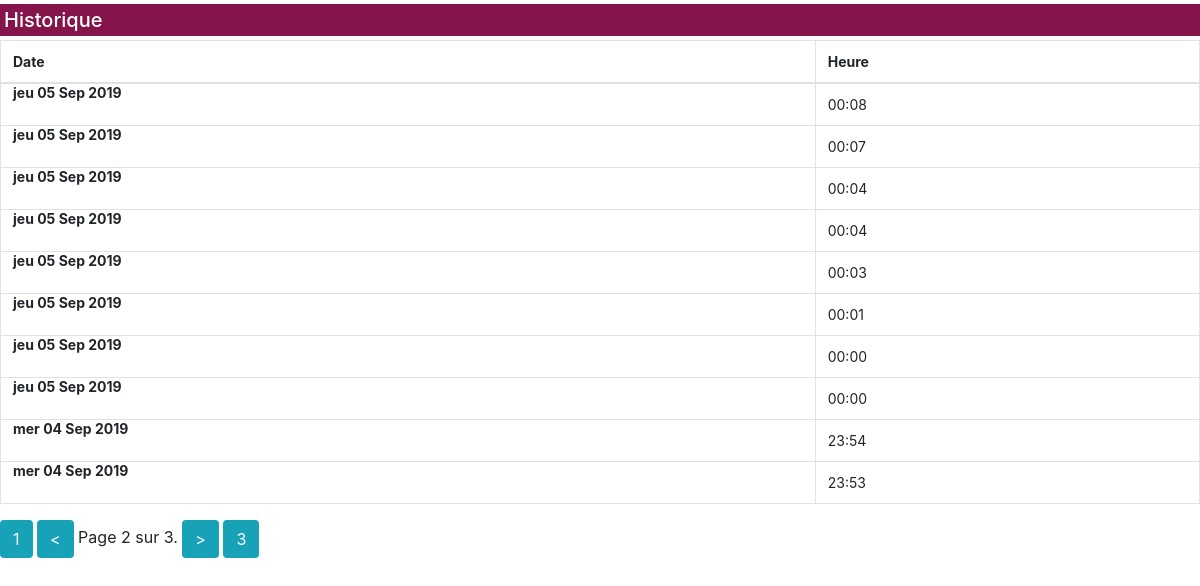
The page /client/historique/1?page=2 on the database its author committed.
### clients/models.py (models this page shows)
class SeanceHistorique(models.Model):
    date_heure=models.DateTimeField(default=datetime.now, blank='true')
    client=models.ForeignKey(Client,on_delete=models.CASCADE,blank='true')

### clients/views.py (the view)
# urls.py: path('historique/<int:id>',GetHistorique,name='historique_page_num'),
def GetHistorique(request,id):
    client=Client.objects.get(id=id)
    historique_list=SeanceHistorique.objects.filter(client=client).order_by('-date_heure')
    paginator = Paginator(historique_list, 10) # Show 25 clients per page
    page = request.GET.get('page')
    historiques = paginator.get_page(page)
    return render(request,'clients/historique_client.html',{'historiques':historiques})

### clients/context_processors.py (called while the page is built)
def add_client_form_to_context(request):
    cart=ClientForm()
    return {
        'AddClientForm': ClientForm
    }

### clients/templates/clients/historique_client.html
{%load static %}
<link rel="stylesheet" href="{% static '/css/bootstrap.min.css' %}">
  <link rel="stylesheet" href="{% static '/css/styles.css' %}">
<h5 class="p-1 bg-night my-1 text-white">Historique </h5>
<table class="table table-bordered table-hover">
  <thead style='font-size:14px !important;'>
    <tr>
      <th scope="col">Date</th>
      <th scope="col">Heure</th>
    </tr>
  </thead>
  <tbody>
    {% for historique in historiques %}
    <tr style='font-size:14px !important;' class='py-0'>
      <th scope="row" class='py-0'>{{historique.date_heure|date:"D d M Y"}}</th>
      <td class='nom' class='py-0'>{{historique.date_heure|time:"H:i"}}</td>
    </tr>
    {% endfor %}
  </tbody>
</table>
<div class="text-center">
<div class="pagination">
<span class="step-links">
{% if historiques.has_previous %}
<a href="/client/historique/{{historiques.0.id}}?page=1" class='btn bg-info text-white paginator'>1</a>
<a href="/client/historique/{{historiques.0.id}}?page={{ historiques.previous_page_number }}" class='btn bg-info text-white paginator'> < </a>
{% endif %}
<span class="current">
Page {{ historiques.number }} sur {{ historiques.paginator.num_pages }}.
</span>
{% if historiques.has_next %}
<a href="/client/historique/{{historiques.0.client.id}}?page={{ historiques.next_page_number }}" class='btn bg-info text-white paginator-historique'> > </a>
<a href="/client/historique/{{historiques.0.client.id}}?page={{ historiques.paginator.num_pages }}" class='btn bg-info text-white paginator-historique'>{{ historiques.paginator.num_pages }}</a>
{% endif %}
</span>
</div>
</div>

### static/css/colors.css (style rules this page uses)
.bg-night { background: #85144b; }

### rows shown on the page
SeanceHistorique: date_heure "jeu 05 Sep 2019", date_heure "00:08"
SeanceHistorique: date_heure "jeu 05 Sep 2019", date_heure "00:07"
SeanceHistorique: date_heure "jeu 05 Sep 2019", date_heure "00:04"
SeanceHistorique: date_heure "jeu 05 Sep 2019", date_heure "00:04"
SeanceHistorique: date_heure "jeu 05 Sep 2019", date_heure "00:03"
SeanceHistorique: date_heure "jeu 05 Sep 2019", date_heure "00:01"
SeanceHistorique: date_heure "jeu 05 Sep 2019", date_heure "00:00"
SeanceHistorique: date_heure "jeu 05 Sep 2019", date_heure "00:00"
SeanceHistorique: date_heure "mer 04 Sep 2019", date_heure "23:54"
SeanceHistorique: date_heure "mer 04 Sep 2019", date_heure "23:53"

### other values the page prints
{{ historiques.number }} "2"
{{ historiques.paginator.num_pages }} "3"
